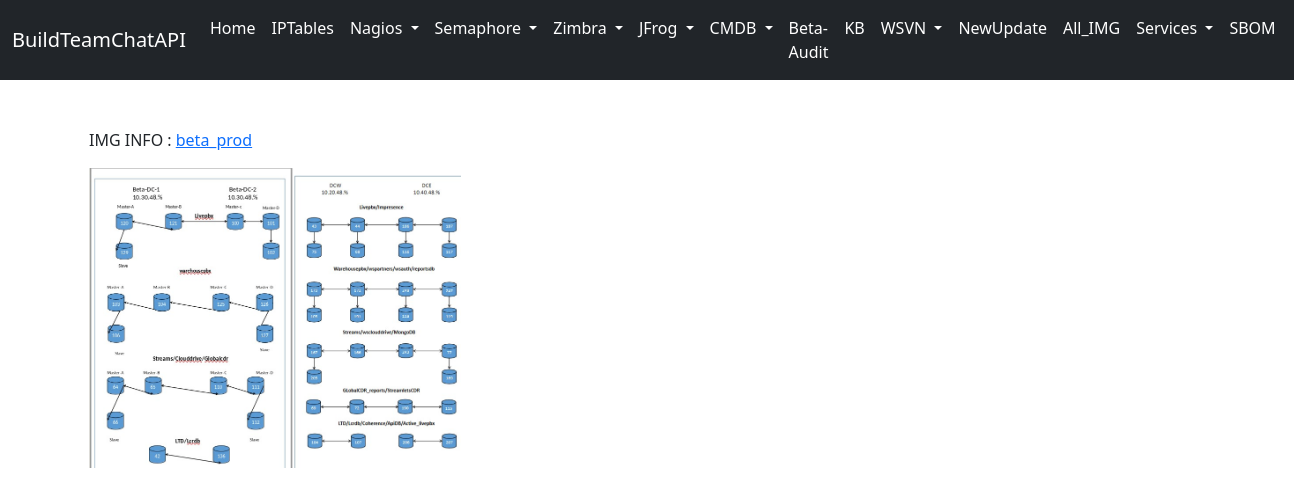
The app's page /img with its own data.
### Home/models.py (models this page shows)
class All_IMG(models.Model):
    title = models.CharField(max_length=20)
    photo = models.ImageField(upload_to='pics')

### Home/views.py (the view)
# urls.py: path("img", views.images, name='img' ),
def images(request):
    img = All_IMG.objects.all()
    context = {
    'img' : img
    }
    return render(request,'All_IMG.html', context)

### Home/templates/All_IMG.html (shortened to what this page needs)
{% extends 'base.html' %}
{% block body %}<br><br>
<div class="container">
 {% for x in img %}
 <p>IMG INFO : <a href="{{ x.photo.url }}">{{ x.title }} </a> <br>
 <div class="col-md-4">
     <a href="{{ x.photo.url }}">
       <img src="{{ x.photo.url }}" alt="Lights" style="width:100%">
     </a>
 </div>
 {% endfor %}
{% endblock body %}

### records on screen
All_IMG: title "beta_prod", photo (picture)
